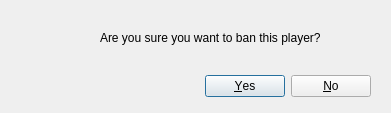
<?xml version="1.0" encoding="UTF-8"?>
<ui version="4.0">
 <class>messageBox</class>
 <widget class="QDialog" name="messageBox">
  <property name="geometry">
   <rect>
    <x>0</x>
    <y>0</y>
    <width>391</width>
    <height>113</height>
   </rect>
  </property>
  <property name="windowTitle">
   <string>Dialog</string>
  </property>
  <widget class="QDialogButtonBox" name="buttonBox">
   <property name="geometry">
    <rect>
     <x>30</x>
     <y>70</y>
     <width>341</width>
     <height>32</height>
    </rect>
   </property>
   <property name="orientation">
    <enum>Qt::Horizontal</enum>
   </property>
   <property name="standardButtons">
    <set>QDialogButtonBox::No|QDialogButtonBox::Yes</set>
   </property>
  </widget>
  <widget class="QLabel" name="label">
   <property name="geometry">
    <rect>
     <x>10</x>
     <y>10</y>
     <width>71</width>
     <height>61</height>
    </rect>
   </property>
   <property name="text">
    <string/>
   </property>
   <property name="pixmap">
    <pixmap resource="resources.qrc">:/misc/icons/alert_icon.png</pixmap>
   </property>
   <property name="scaledContents">
    <bool>true</bool>
   </property>
  </widget>
  <widget class="QLabel" name="label_2">
   <property name="geometry">
    <rect>
     <x>100</x>
     <y>30</y>
     <width>271</width>
     <height>16</height>
    </rect>
   </property>
   <property name="text">
    <string>Are you sure you want to ban this player?</string>
   </property>
  </widget>
 </widget>
 <resources>
  <include location="resources.qrc"/>
 </resources>
 <connections>
  <connection>
   <sender>buttonBox</sender>
   <signal>accepted()</signal>
   <receiver>messageBox</receiver>
   <slot>accept()</slot>
   <hints>
    <hint type="sourcelabel">
     <x>248</x>
     <y>254</y>
    </hint>
    <hint type="destinationlabel">
     <x>157</x>
     <y>274</y>
    </hint>
   </hints>
  </connection>
  <connection>
   <sender>buttonBox</sender>
   <signal>rejected()</signal>
   <receiver>messageBox</receiver>
   <slot>reject()</slot>
   <hints>
    <hint type="sourcelabel">
     <x>316</x>
     <y>260</y>
    </hint>
    <hint type="destinationlabel">
     <x>286</x>
     <y>274</y>
    </hint>
   </hints>
  </connection>
 </connections>
</ui>
